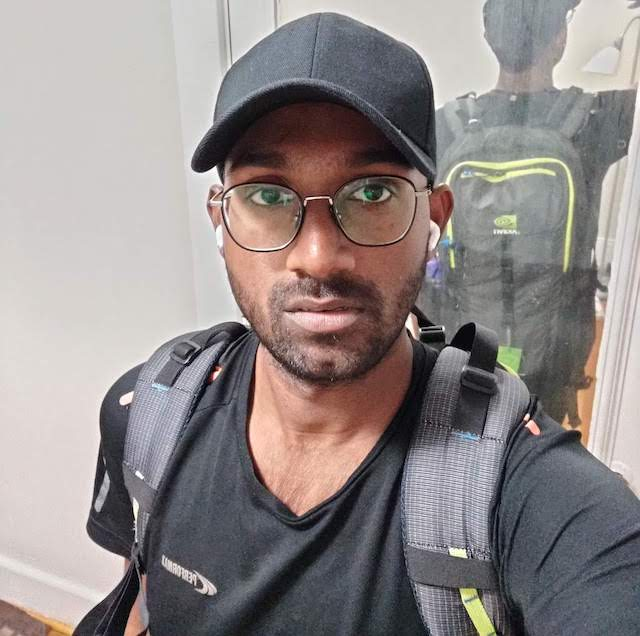
//> input picture wilkes/custom_kernel_implementation/data/aeega_ced.jpeg, 640 x 636 px
$ ./image_write data/aeega_ced.jpeg   (built with g++ and OpenCV 4)
//> lines starting //> are read from the running program, lines starting //| are printed output that depends on the picture
#include <opencv2/ml.hpp>
#include <opencv2/opencv.hpp>

#include <fstream>
#include <iostream>

using namespace std;

int main(int argc, char* argv[]) {
    // [5 lines of commented-out code are left out]
    cv::Mat image1, image2, final_img;
    image1 = cv::imread(argv[1]);
//> image1 is the input picture: 636 rows x 640 cols, CV_8UC3; mean B, G, R 137.1, 137.6, 145.3
    cv::cvtColor(image1, image2, cv::COLOR_BGRA2GRAY);
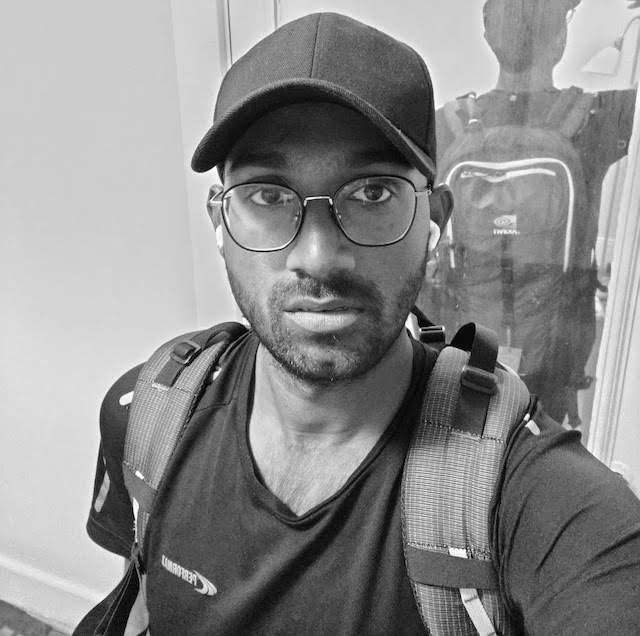
//> image2: 636 rows x 640 cols, CV_8UC1; min 0, max 255, mean 139.8

    cv::Ptr<cv::ml::TrainData> mldata, mldatax, mldatay, mldatafinal;
    mldata = cv::ml::TrainData::loadFromCSV("output.csv", 0);
    mldatax = cv::ml::TrainData::loadFromCSV("outputx.csv", 0);
    mldatay = cv::ml::TrainData::loadFromCSV("outputy.csv", 0);
    mldatafinal = cv::ml::TrainData::loadFromCSV("output_dnew.csv", 0);

    cv::Mat img = mldata->getSamples();
    cv::Mat imgx = mldatax->getSamples();
    cv::Mat imgy = mldatay->getSamples();
    cv::Mat imgfinal = mldatafinal->getSamples();

    img.convertTo(img, CV_8UC3);
    imgx.convertTo(imgx, CV_8UC3);
    imgy.convertTo(imgy, CV_8UC3);
    imgfinal.convertTo(imgfinal, CV_8UC3);

    img = img.reshape(1);
    imgx = imgx.reshape(1);
    imgy = imgy.reshape(1);
    imgfinal = imgfinal.reshape(1);

    // resize(img, final_img , Size(image2.cols - 2, image2.rows - 2),
    // INTER_LINEAR);
    cv::imshow("Orig", image2);
    // waitKey(0);
    // destroyWindow("Orig");
    cv::imshow("img", img);
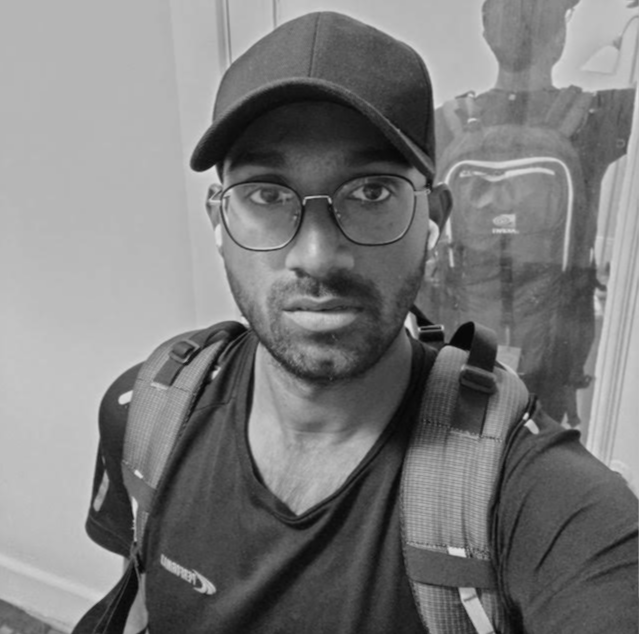
//> window 'img': 634 rows x 639 cols, CV_8UC1; min 4, max 223, mean 123.5
    cv::imshow("imgx", imgx);
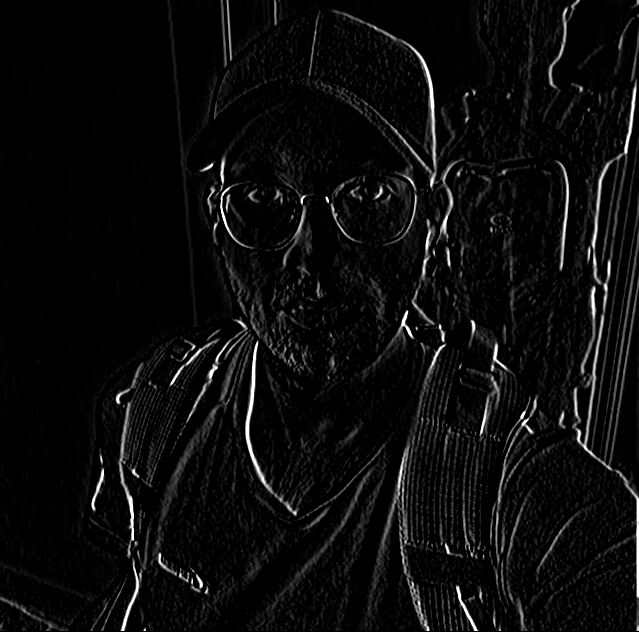
//> window 'imgx': 632 rows x 639 cols, CV_8UC1; min 0, max 255, mean 11.5
    cv::imshow("imgy", imgy);
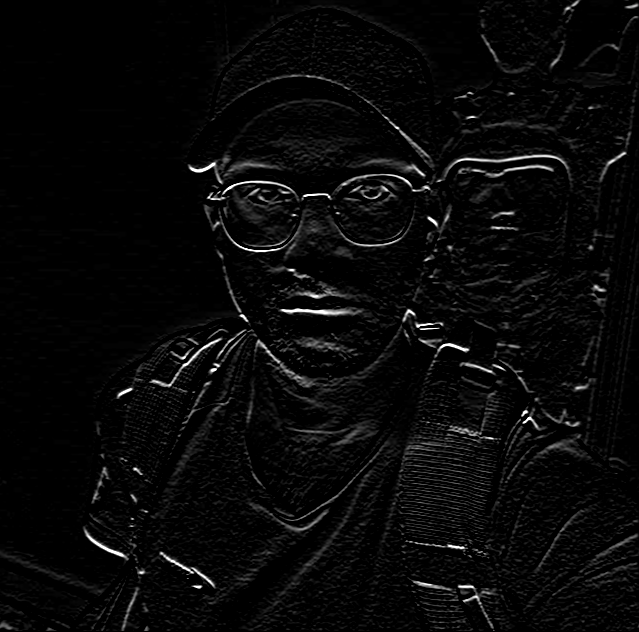
//> window 'imgy': 632 rows x 639 cols, CV_8UC1; min 0, max 255, mean 8.7
    // imshow("imgfinal", imgfinal);
    cv::waitKey(0);
    cv::destroyWindow("img");
    /*//imwrite(filename, image2);
    //ReadMatFromTxt(filename, 480, 737);
    std::ifstream file("test.txt");
    Mat image1;
    int rows = 0;
    char space = ", ";
    std::string line;
    while (std::my_getline(file, line)) {

        int columns = 0;
        std::istringstream stream(line);
        int x;

        while(stream >> x && stream >> space) {
            image1.push_back(x);
            columns++;

        }
        cout << "Columns " << columns << " " ;
        rows++;
    }
    cout << "Rows : " << rows << endl;
    image1 = image1.reshape(1, rows);
    //imshow("Flower", image1);
    //waitKey(0);
    //destroyWindow("Flower");*/
}

$ run again, on wilkes/custom_kernel_implementation/data/flower.jpeg
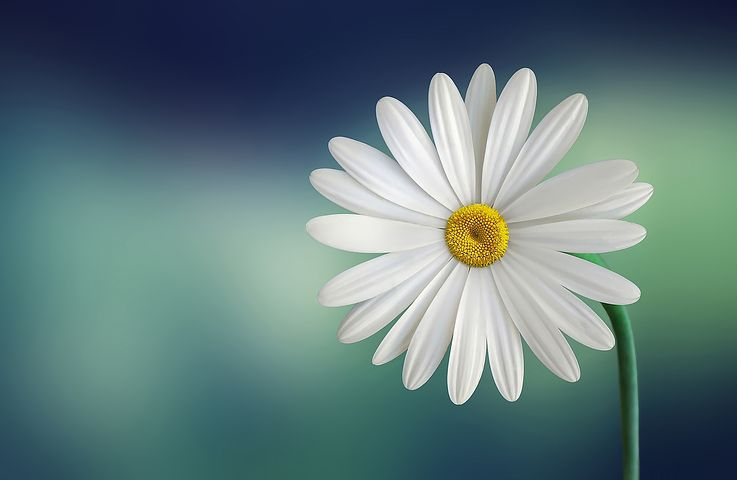
//> input picture wilkes/custom_kernel_implementation/data/flower.jpeg, 737 x 480 px
//> image1 is the input picture: 480 rows x 737 cols, CV_8UC3; mean B, G, R 123.9, 122.6, 97.4
//> `cv::cvtColor(image1, image2, cv::COLOR_BGRA2GRAY);`:
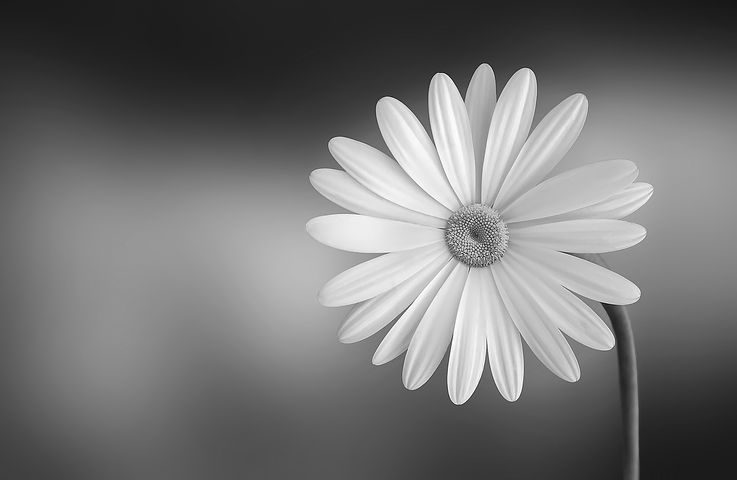
//> image2: 480 rows x 737 cols, CV_8UC1; min 4, max 255, mean 115.2
